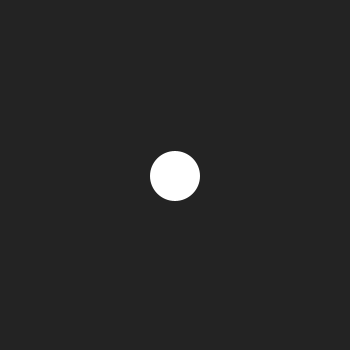
Frame 1 (no input)
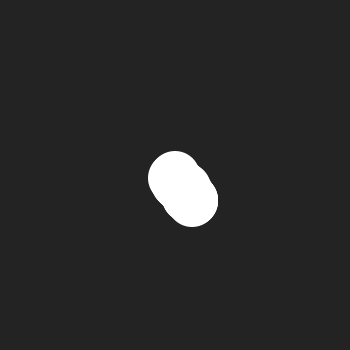
Frame 60 (the mouse pressed at the canvas centre just before this capture)
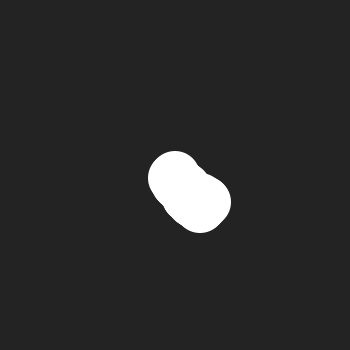
Frame 120 (the mouse held since frame 60 and released just before this capture)

The Processing sketch that drew these frames (run headless with seeded random() and noise(); from frame 60 on, the mouse is pressed at the canvas centre):

// Processing sketch: exercise_1
// ── exercise_1.pde
RandomWalker walker; 

void setup() {
  size(350, 350);
  background(35);
  walker = new RandomWalker(width / 2, height / 2);
}

void draw() {
  walker.step();
  walker.render();
}

// ── RandomWalker.pde
class RandomWalker {
  int x;
  int y; 
  
  RandomWalker(int x, int y) {
    this.x = x; 
    this.y = y; 
  }
  
  void render() {
    fill(255); 
    noStroke();
    circle(this.x, this.y, 50);
  }
  
  void step() {
    int moves[] = {1, 1, 0, -1}; 
    int stepx = (int)random(4);
    int stepy = (int)random(4);
    
    this.x += moves[stepx];
    this.y += moves[stepy];
  }
}
